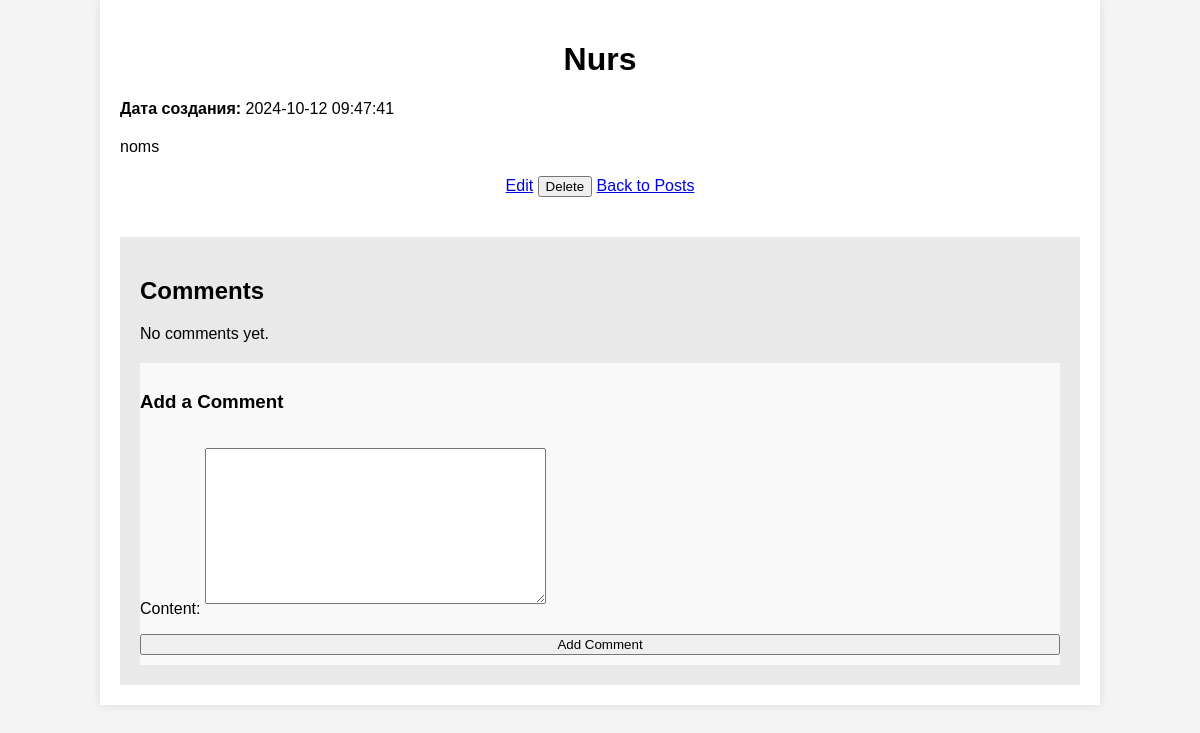
The app's page /blog/post/21/ with its own data.
### blog/models.py (models this page shows, shortened)
class Post(models.Model):
    title = models.CharField(max_length=100)
    content = models.TextField()
    created_at = models.DateTimeField(auto_now_add=True)
    author = models.ForeignKey(User, on_delete=models.CASCADE)

### blog/views.py (the view)
# urls.py: path('post/<int:id>/', views.PostDetail.as_view(), name='post_detail'),
class PostDetail(View):
    def get(self, request, id):
        post = get_object_or_404(Post, id=id)
        comments = post.comments.all()
        form = CommentForm()
        return render(request, 'blog/post_detail.html', {'post': post, 'comments': comments, 'form': form})

### blog/forms.py
class CommentForm(forms.ModelForm):
    class Meta:
        model = Comment
        fields = ['content']

### blog/templates/blog/post_detail.html (shortened to what this page needs)
<!DOCTYPE html>
<html lang="en">
<head>
</head>
<body>
    <div class="container">
        <h1>{{ post.title }}</h1>
        <p><strong>Дата создания:</strong> {{ post.created_at|date:"Y-m-d H:i:s" }}</p>
        <div class="content">
            <p>{{ post.content }}</p>
        </div>
        <div class="buttons">
            <a href="{% url 'post_edit' post.id %}">Edit</a>
            <form action="{% url 'post_delete' post.id %}" method="post" style="display:inline;">
                <input type="submit" value="Delete">
            </form>
            <a href="{% url 'post_list' %}">Back to Posts</a>
        </div>
        <div class="comments-section">
            <h2>Comments</h2>
            {% for comment in post.comments.all %}
                <div class="comment">
                    <strong>{{ comment.author.username }}:</strong>
                    <p>{{ comment.content }}</p>
                </div>
            {% empty %}
                <p>No comments yet.</p>
            {% endfor %}
            <div class="add-comment">
                <h3>Add a Comment</h3>
                <form method="POST" action="{% url 'add_comment' post.id %}">
                    {{ form.as_p }}
                    <button type="submit">Add Comment</button>
                </form>
            </div>
        </div>
    </div>
</body>
</html>

### blog/templates/blog/post_detail.html (style rules this page uses)
body { font-family: Arial, sans-serif; margin: 0; padding: 0; background-color: #f4f4f4; }
.container { width: 80%; margin: auto; overflow: hidden; padding: 20px; background: white; box-shadow: 0 0 10px rgba(0, 0, 0, 0.1); }
h1 { text-align: center; }
.content { margin: 20px 0; }
.buttons { text-align: center; margin: 20px 0; }
.comments-section { margin-top: 40px; padding: 20px; background-color: #e9e9e9; }
.add-comment { margin-top: 20px; padding: 10px 0; background-color: #f9f9f9; }
.add-comment form { display: flex; flex-direction: column; }
.add-comment textarea { resize: vertical; min-height: 100px; margin-bottom: 10px; }

### records on screen
Post: title "Nurs", created_at "2024-10-12 09:47:41", content "noms"
